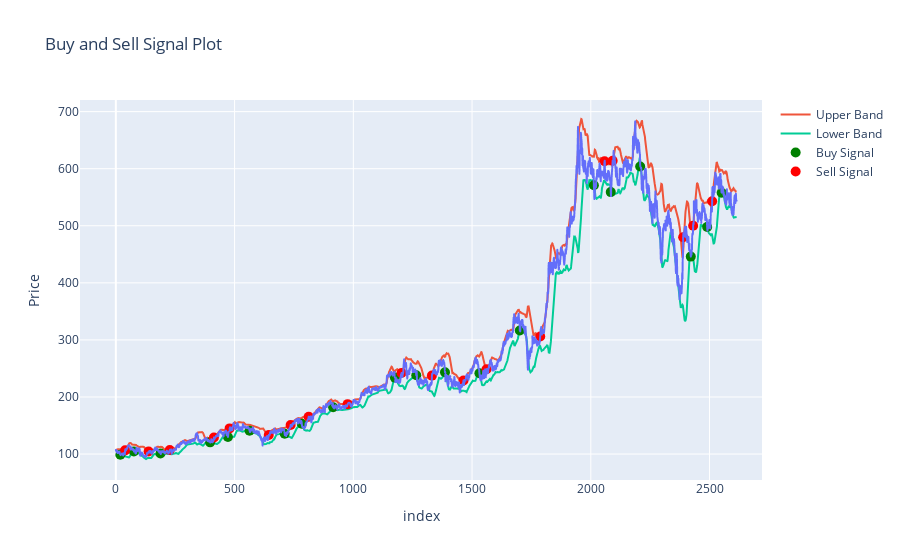

Write notebook code for a chart like this one.
### Code cell
bollinger_band('2330')

### Figure 1 — Plotly figure (JSON) as saved in the notebook; plotly's stock layout.template omitted (floating-point values rounded to 4 significant figures; data arrays with more than 128 entries replaced by an {"elided": "..."} marker saying what was removed)
{"data": [{"hovertemplate": "index=%{x}<br>Price=%{y}<extra></extra>", "legendgroup": "", "line": {"color": "#636efa", "dash": "solid"}, "marker": {"symbol": "circle"}, "mode": "lines", "name": "", "showlegend": false, "type": "scattergl", "x": {"elided": "2615 int values"}, "xaxis": "x", "y": {"elided": "2615 float values"}, "yaxis": "y"}, {"mode": "lines", "name": "Upper Band", "type": "scatter", "x": {"elided": "2615 int values"}, "y": {"elided": "2615 float values"}}, {"mode": "lines", "name": "Lower Band", "type": "scatter", "x": {"elided": "2615 int values"}, "y": {"elided": "2615 float values"}}, {"marker": {"color": "green", "size": 10}, "mode": "markers", "name": "Buy Signal", "type": "scatter", "x": [19, 76, 188, 397, 472, 563, 711, 783, 915, 1175, 1265, 1386, 1531, 1701, 2013, 2084, 2208, 2421, 2490, 2551], "y": [98.8, 104.5, 101, 120.5, 130, 141, 135.5, 153, 182, 234, 238, 243.5, 241.5, 316.5, 571, 559, 604, 446, 498, 558]}, {"marker": {"color": "red", "size": 10}, "mode": "markers", "name": "Sell Signal", "type": "scatter", "x": [39, 138, 227, 413, 479, 644, 736, 812, 976, 1203, 1331, 1464, 1561, 1787, 2058, 2092, 2389, 2431, 2511], "y": [106.5, 104.5, 107, 129, 145, 133.5, 151, 165.5, 187.5, 242, 237.5, 229, 248.5, 306, 613, 614, 480, 500, 543]}], "layout": {"legend": {"tracegroupgap": 0}, "title": {"text": "Buy and Sell Signal Plot"}, "xaxis": {"anchor": "y", "domain": [0, 1], "title": {"text": "index"}}, "yaxis": {"anchor": "x", "domain": [0, 1], "title": {"text": "Price"}}}}
